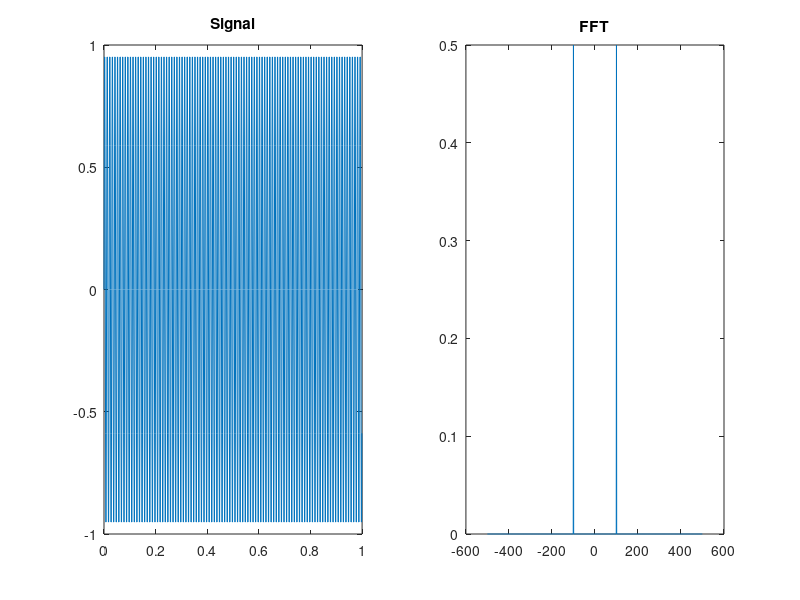

The MATLAB source for this figure:
clear; clc; close all;

% Calculate and plot the absolute of fft for the specified signal.
% Is the peak frequency correct, and can you explain why the spectrum looks
% this way?

fs = 1e3; % Sampling frequency in Hertz
t = 0:(1/fs):1; % Sampling period
t = t(1:(end-1)); % Time vector
y = sin(2*pi*100*t); % Signal

subplot(1, 2, 1);
plot(t, y);
title('Signal');

Y = fft(y); % FFT computation
Y = fftshift(Y); % unfold

dt = mean(diff(t)); % sample spacing
N = length(t);
df = 1/(N*dt); % frequency spacing
fi = (0:(N-1)) - floor(N/2); % unfolded index
f = df*fi; % frequency vector

subplot(1, 2, 2);
plot(f, abs(Y/N)); % amplitude vs frequency
% plot(f, abs(Y).^2); % power vs frequency
title('FFT');